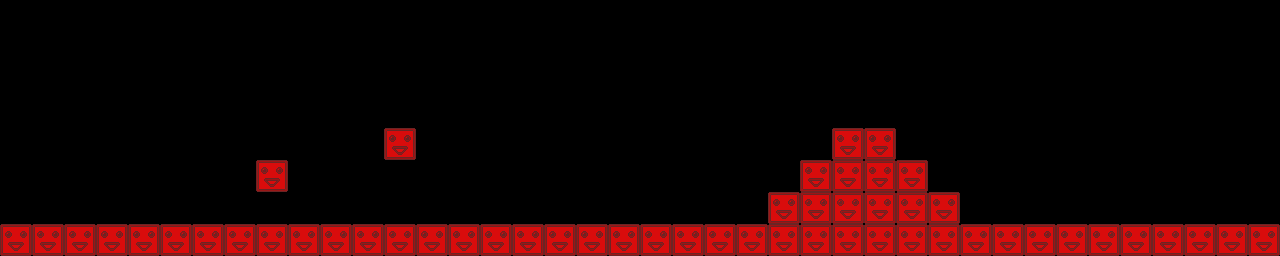

A 2D game scene composited from a Tiled map and its tileset images. What follows is a short description and the map's XML, with each tile layer's data collapsed to a summary:
An orthogonal 40x8 tile map with 32x32 px tiles, 1 tile layer (playforms).

<map version="1.0" orientation="orthogonal" renderorder="left-down" width="40" height="8" tilewidth="32" tileheight="32" nextobjectid="1">
 <tileset firstgid="1" name="blocks" tilewidth="32" tileheight="32" tilecount="3">
  <image source="../../../blocks.png" width="96" height="32" />
 </tileset>
 <layer name="playforms" width="40" height="8">
  <data>[320 cells, 54 non-empty, 1 distinct tile ids]</data>
 </layer>
</map>
